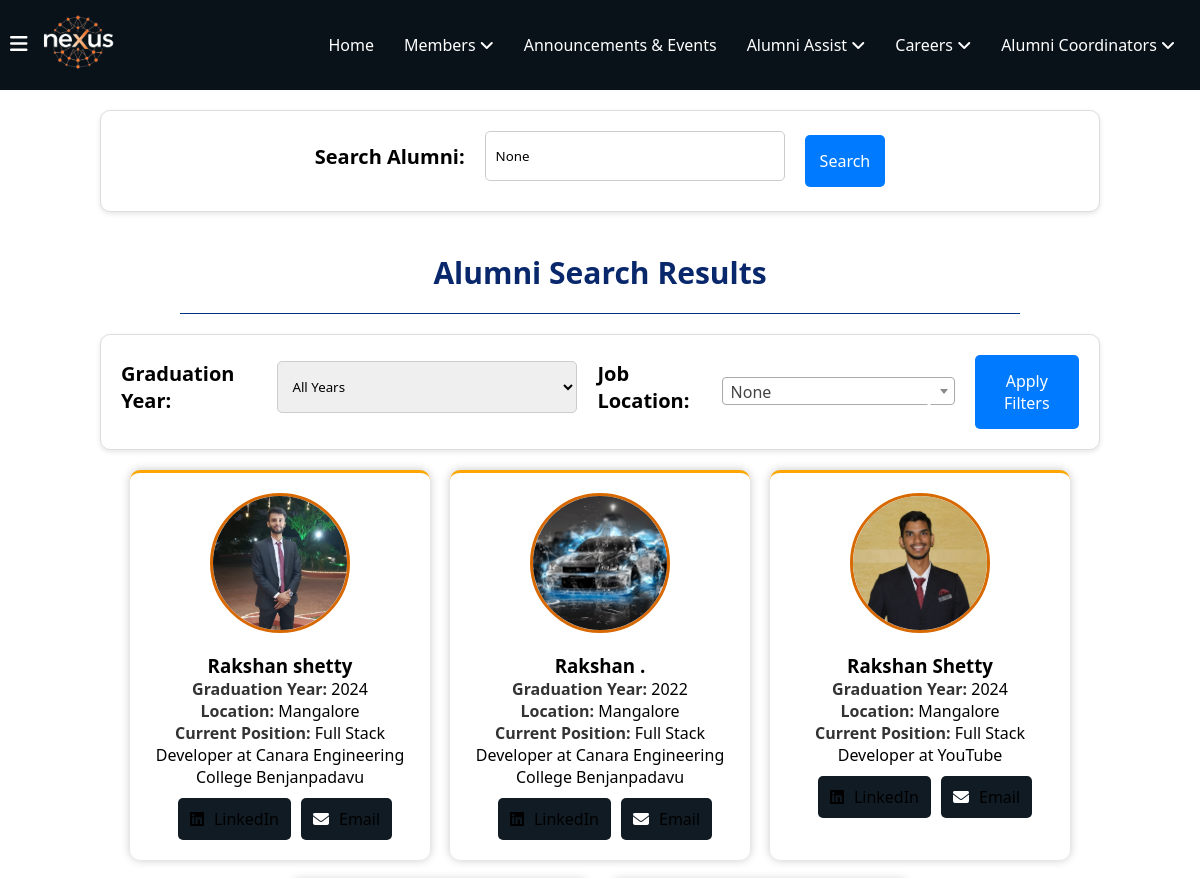
The page /alumni/alumni-search/ (signed in, upper part) on the database as committed earlier.
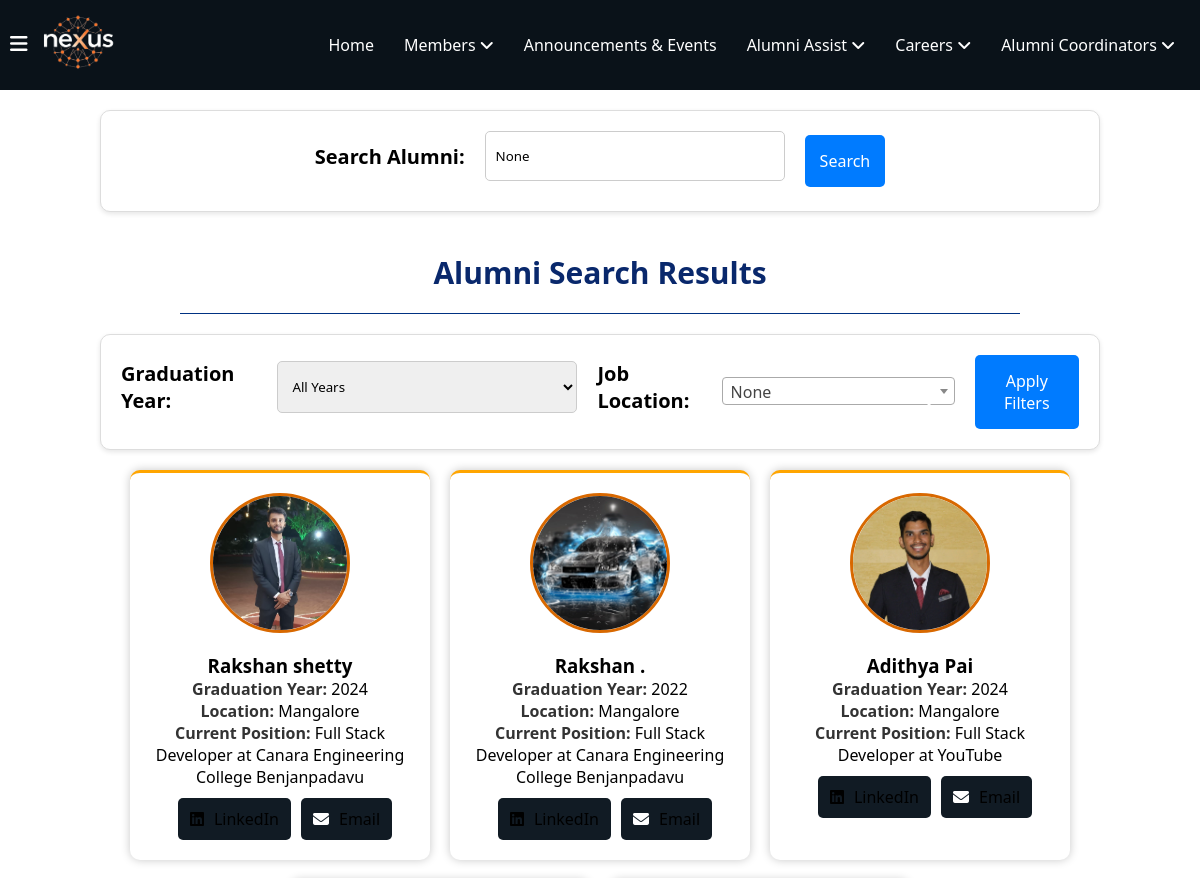
The same page on the database as committed later.
### alumni_details/models.py (models this page shows, shortened)
class Alumni(models.Model):
    alumni_id = models.AutoField(primary_key=True)
    user = models.OneToOneField(User, on_delete=models.CASCADE, related_name="alumni_profile")
    first_name = models.CharField(max_length=100, db_index=True)
    last_name = models.CharField(max_length=100, db_index=True)
    phone_number = models.CharField(max_length=15, blank=True, null=True)  # Allows optional phone number
    graduation_year = models.IntegerField(db_index=True)  # Added index for graduation year
    location = models.CharField(max_length=255, blank=True, null=True)  # Optional location
    job_location=models.CharField(max_length=255,blank=True,null=True,db_index=True)
    profile_picture = models.ImageField(upload_to='photos/', blank=True, null=True, default='photos/default.png', validators=[validate_image_size])  # Add validator here
    batch = models.CharField(max_length=10)
    usn = models.CharField(max_length=20, unique=True)
    linkedin_url = models.URLField(max_length=255, blank=True, null=True)  # Optional LinkedIn URL
    facebook_url = models.URLField(max_length=255, blank=True, null=True)  # Optional Facebook URL
    instagram_url = models.URLField(max_length=255, blank=True, null=True)  # Optional Instagram URL
    twitter_url = models.URLField(max_length=255, blank=True, null=True)  # Optional Twitter URL
    youtube_url = models.URLField(max_length=255, blank=True, null=True)  # Optional YouTube URL
    current_position = models.CharField(max_length=255, db_index=True, null=True)
    branch = models.CharField(max_length=100, db_index=True)  # Added index for branch
    company_name = models.CharField(max_length=255, db_index=True, null=True)  # Added index for company name
    bio = models.TextField(blank=True, null=True)  # Optional bio
    achievements = models.TextField(blank=True, null=True)  # Optional achievements
    dob = models.DateField()
    is_alumni = models.BooleanField(default=True)
    personal_email = models.EmailField(blank=True, null=True, unique=True)  # Add personal email field
    class Meta:
        indexes = [
            models.Index(fields=['first_name']),
            models.Index(fields=['last_name']),
            models.Index(fields=['current_position']),
            models.Index(fields=['graduation_year']),  # Index for faster filtering by graduation year
            models.Index(fields=['branch']),  # Index for faster filtering by branch
            models.Index(fields=['company_name']),  # Index for faster filtering by company name
            models.Index(fields=['job_location'])
        ]

### alumni_details/views.py (the view, shortened to what this page needs)
# urls.py: path('alumni-search/', views.alumni_search, name='alumni_search'),
@login_required_with_message
def alumni_search(request):
    query = request.GET.get('alumni')
    graduation_year = request.GET.get('graduation_year')  # Graduation year filter
    job_location = request.GET.get('job_location')  # Job location filter
    graduation_years = Alumni.objects.values_list('graduation_year', flat=True).distinct()
    job_locations = Alumni.objects.values_list('job_location', flat=True).distinct()
    alumni_list = Alumni.objects.all()
    if graduation_year:
        alumni_list = alumni_list.filter(graduation_year=graduation_year)
    if job_location:
        alumni_list = alumni_list.filter(job_location__icontains=job_location)
    paginator = Paginator(alumni_list.distinct(), 5)  # 5 results per page
    page_number = request.GET.get('page', 1)
    page_obj = paginator.get_page(page_number)
    context = {
        'page_obj': page_obj,
        'graduation_years': graduation_years,
        'job_locations': job_locations,
        'graduation_year': graduation_year,  # To highlight the selected graduation year
        'job_location': job_location,  # To highlight the selected job location
        'query': query,  # To preserve the search query
    }
    return render(request, 'alumni_details/alumni_search_results.html', context)

### alumni_details/templates/alumni_details/alumni_search_results.html (shortened to what this page needs)
{% extends 'home/layout.html' %}
{% load static %}
{% block content %}
<link href="https://cdn.jsdelivr.net/npm/select2@4.0.13/dist/css/select2.min.css" rel="stylesheet" />
<div class="search-filter">
    <form method="GET" action="{% url 'alumni_search' %}" class="search">
        <label for="alumni">Search Alumni:</label>
        <input type="text" id="alumni" name="alumni" value="{{ query }}" placeholder="Search by name, position, company, etc." />
        <button type="submit">Search</button>
    </form>
</div>
<h1>Alumni Search Results</h1>
<div class="search-filter">
    <form method="get" action="" class="filter">
        <label for="graduation_year">Graduation Year:</label>
        <select id="graduation_year" name="graduation_year">
            <option value="">All Years</option>
        </select>
        <label for="job_location">Job Location:</label>
        <button type="submit">Apply Filters</button>
    </form>
</div>
{% if page_obj.object_list %}
<div class="alumni-results">
    {% for alumni in page_obj.object_list %}
    <div class="alumni-profile-card">
        <div class="profile-image">
            <a href="{% url 'public_alumni_profile' alumni.alumni_id %}">
          <img src="{% if alumni.profile_picture %}{{ alumni.profile_picture.url }}{% else %}{% static 'alumni_details/assets/default.png' %}{% endif %}" alt="{% if alumni.profile_picture %}{{ alumni.first_name }}'s Profile Picture{% else %}Default Profile Picture{% endif %}">
        </div>
        <div class="profile-details" >
            <a href="{% url 'public_alumni_profile' alumni.alumni_id %}">
            <h3>{{ alumni.first_name }} {{ alumni.last_name }}</h3>
            <p><strong style="color: #333;">Graduation Year:</strong> {{ alumni.graduation_year }}</p>
            <p><strong style="color: #333;">Location:</strong> {{ alumni.location }}</p>
            <p><strong style="color: #333;">Current Position:</strong> {{ alumni.current_position }} at {{ alumni.company_name }}</p>
            <div class="connec-btn">
                <button class="connect-btn"><i class="fa-brands fa-linkedin"></i><a href="{{ alumni.linkedin_url }}" target="_blank">LinkedIn</a></button>
                <button class="connect-btn"><i class="fa-solid fa-envelope"></i><a href="">Email</a></button>
            </div>
        </a>
        </div>
    </div>
    {% endfor %}
</div>
{% else %}
    <p class="no-alumni">No alumni found.</p>
{% endif %}
{% endblock %}

Rows that differ between the two databases and show on the page:
changed Alumni "YouTube": first_name "Rakshan" → "Adithya"; last_name "Shetty" → "Pai"
